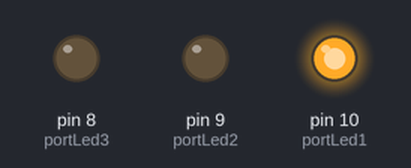
Bench run of a sketch on a simulated Arduino Uno, built with avr-gcc and run on an emulated ATmega328P. Parts: output pins drawn as LEDs (lit = HIGH).

Above: at 0.5 s.
At 2.2 s:
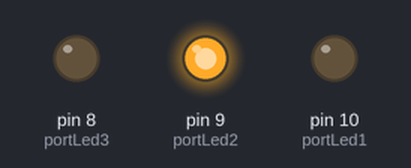
At 5.5 s:
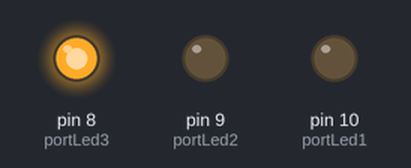
At 6.9 s:
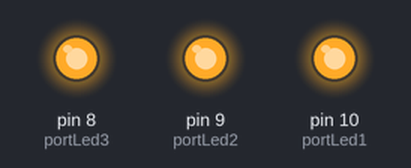
At 9.6 s:
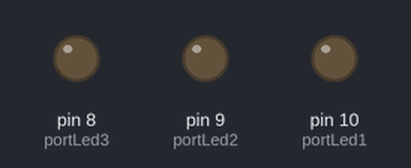
Timing chart, 0 to 10.5 s (numbered marks = the images above):
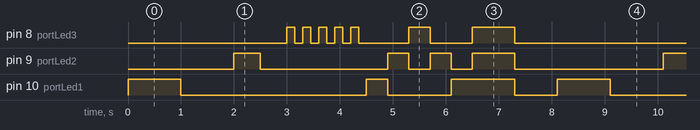

The sketch:

Atividade_-_Aula_22__Arduino_Sketch_.ino
```cpp
//  Atividade - Aula 22: Introdução ao Arduino no Tinkercad
//  Alunos: Vinycius Lopes, Vinicius dos Santos, Tainá Silveira

int portLed1 = 10;  // LED 1 - vermelho
int portLed2 = 9;   // LED 2 - amarelo
int portLed3 = 8;   // LED 3 - verde

// Declaração dos tempos de delay em milissegundos
int velocidadeLenta  = 1000;  // 1 segundo  (pisca devagar)
int velocidadeMedia  = 500;   // 0,5 segundo (pisca médio)
int velocidadeRapida = 150;   // 0,15 segundo (pisca rápido)

//  void setup()
//  Executado UMA vez quando o Arduino é ligado ou resetado.
//  Aqui configuramos as portas como saída (OUTPUT),
//  ou seja, o Arduino vai enviar sinal elétrico por elas.

void setup()
{
  // pinMode (pino, modo)
  // Define se a porta vai enviar (OUTPUT) ou receber (INPUT) sinal.
  // Como controlamos LEDs, usamos OUTPUT em todas.
  pinMode(portLed1, OUTPUT);
  pinMode(portLed2, OUTPUT);
  pinMode(portLed3, OUTPUT);
}

//  void loop()
void loop()
{

  // LED 1 piscando em velocidade LENTA (1s)

  // digitalWrite(pino, valor)
  // Envia sinal para a porta.
  // HIGH = 5 volts → LED acende
  // LOW  = 0 volts → LED apaga
  digitalWrite(portLed1, HIGH);   // Acende LED 1
  delay(velocidadeLenta);         // Espera 1000ms (1 segundo)
  digitalWrite(portLed1, LOW);    // Apaga LED 1
  delay(velocidadeLenta);         // Espera 1000ms

  // LED 2 piscando em velocidade MÉDIA (500ms)

  digitalWrite(portLed2, HIGH);   // Acende LED 2
  delay(velocidadeMedia);         // Espera 500ms
  digitalWrite(portLed2, LOW);    // Apaga LED 2
  delay(velocidadeMedia);         // Espera 500ms


  // LED 3 piscando em velocidade RÁPIDA (150ms)
  // Repete 5 vezes para dar efeito de "flash rápido"

  for (int i = 0; i < 5; i++) {
    digitalWrite(portLed3, HIGH); // Acende LED 3
    delay(velocidadeRapida);      // Espera 150ms
    digitalWrite(portLed3, LOW);  // Apaga LED 3
    delay(velocidadeRapida);      // Espera 150ms
  }

  //  SEQUÊNCIA DE ILUMINAÇÃO
  //  LED 1 → LED 2 → LED 3 → LED 2 → LED 1

  digitalWrite(portLed1, HIGH);  delay(400);
  digitalWrite(portLed1, LOW);

  digitalWrite(portLed2, HIGH);  delay(400);
  digitalWrite(portLed2, LOW);

  digitalWrite(portLed3, HIGH);  delay(400);
  digitalWrite(portLed3, LOW);

  digitalWrite(portLed2, HIGH);  delay(400);
  digitalWrite(portLed2, LOW);

  digitalWrite(portLed1, HIGH);  delay(400);
  digitalWrite(portLed1, LOW);

  //  Todos os LEDs acendem juntos e apagam juntos

  digitalWrite(portLed1, HIGH);
  digitalWrite(portLed2, HIGH);
  digitalWrite(portLed3, HIGH);
  delay(800);

  digitalWrite(portLed1, LOW);
  digitalWrite(portLed2, LOW);
  digitalWrite(portLed3, LOW);
  delay(800);
}
```

Measured:
- by itself, pin 9 (portLed2): repeats every 8.1 s: LOW 2.4 s, 2 × (HIGH 0.40 s, LOW 0.40 s), HIGH 0.80 s, LOW 2.8 s, HIGH 0.50 s
- by itself, pin 10 (portLed1): repeats every 8.1 s: LOW 3.5 s, HIGH 0.40 s, LOW 1.2 s, HIGH 1.2 s, LOW 0.80 s, HIGH 1.0 s
- by itself, pin 8 (portLed3): repeats every 8.1 s: 4 × (LOW 0.15 s, HIGH 0.15 s), LOW 0.95 s, HIGH 0.40 s, LOW 0.80 s, HIGH 0.80 s, LOW 3.8 s, HIGH 0.15 s
